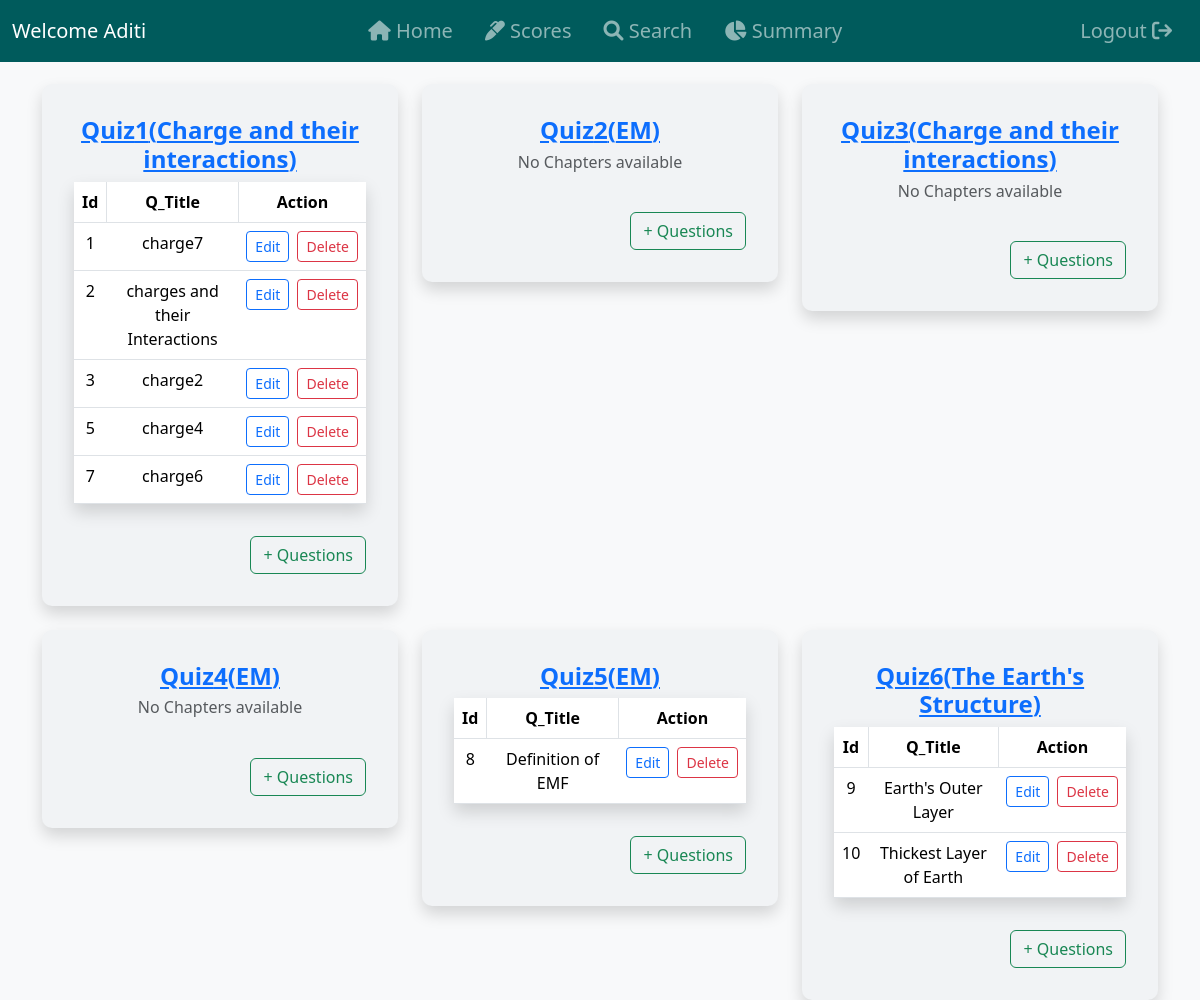
The app's page /admin/quiz_management (signed in), older data.
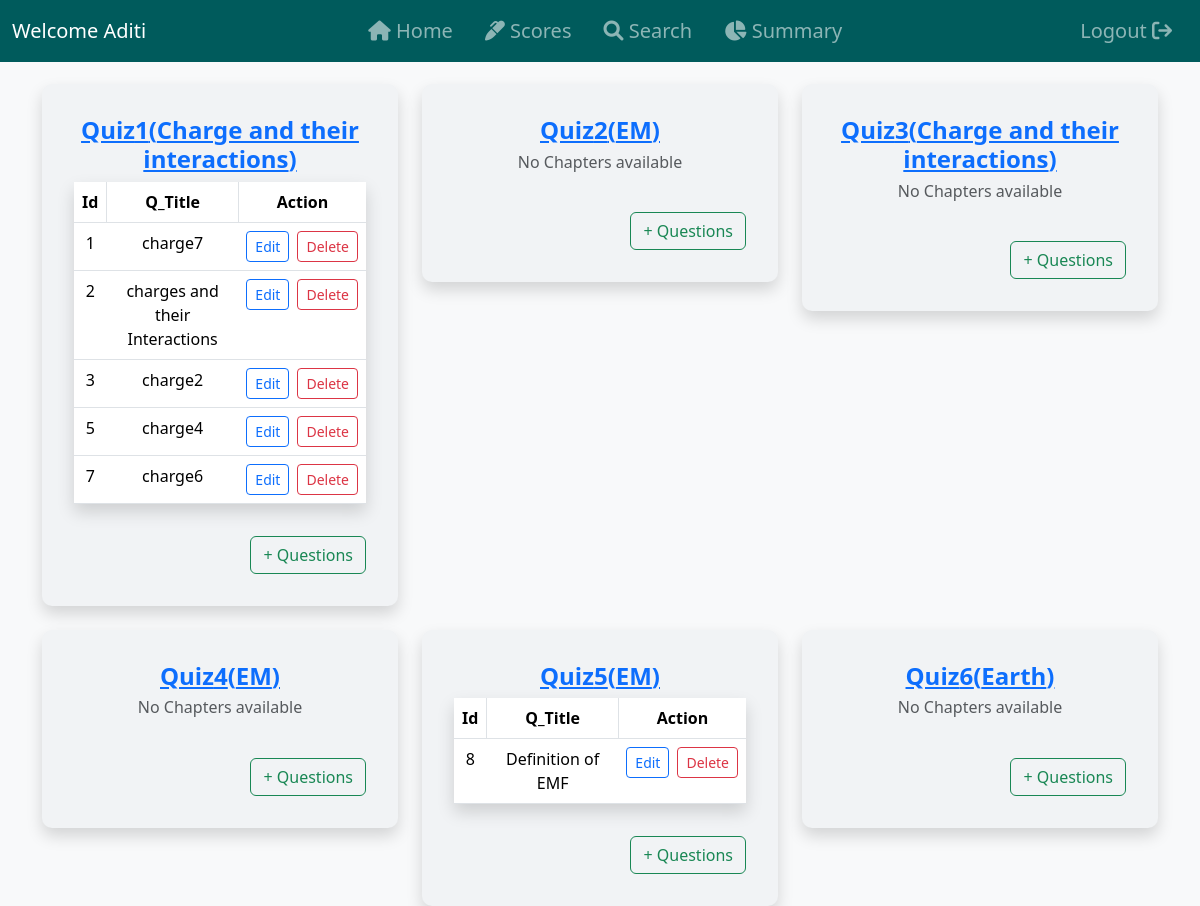
The same page, newer data.
### controllers/models.py (models this page shows, shortened)
class Quiz(db.Model):
    id = db.Column(db.Integer, primary_key=True)
    chapter_id = db.Column(db.Integer, db.ForeignKey('chapter.id'), nullable=False)
    subject_id = db.Column(db.Integer, db.ForeignKey('subject.id'), nullable=False)
    date_of_quiz = db.Column(db.DateTime, default=func.now())
    time_duration = db.Column(db.String(10))  # HH:MM format
    remarks = db.Column(db.Text)
    questions = db.relationship('Question', backref='quiz', cascade='all, delete-orphan')
    scores = db.relationship('Score', backref='quiz', cascade='all, delete-orphan')
    subject = db.relationship('Subject', backref='quizzes')

class Chapter(db.Model):
    id = db.Column(db.Integer, primary_key=True)
    name = db.Column(db.String(200), nullable=False, unique=True)
    description = db.Column(db.Text, nullable=False)
    no_of_quizes = db.Column(db.Integer, nullable=False) # I don't know how to use this stuff.
    subject_id = db.Column(db.Integer, db.ForeignKey('subject.id'), nullable=False)
    quizzes = db.relationship('Quiz', backref='chapter', cascade='all, delete-orphan')

class Question(db.Model):
    id = db.Column(db.Integer, primary_key=True)
    quiz_id = db.Column(db.Integer, db.ForeignKey('quiz.id'), nullable=False)
    question_title = db.Column(db.String(30), nullable=False)
    question_statement = db.Column(db.Text, nullable=False)
    option1 = db.Column(db.String(255), nullable=False)
    option2 = db.Column(db.String(255), nullable=False)
    option3 = db.Column(db.String(255), nullable=False)
    option4 = db.Column(db.String(255), nullable=False)
    correct_option = db.Column(db.Integer, nullable=False)  # Stores option number (1-4)

### controllers/routes.py (the view)
@app.route('/admin/quiz_management')
@login_required
def quiz_management():
    quizes = Quiz.query.all()
    return render_template('quiz_management.html', quizes=quizes)

### controllers/models.py (called while the page is built)
@login_manager.user_loader
def load_user(user_id):
    try:
        user_type, id = user_id.split('-')
        id = int(id)
        if user_type == 'admin':
            return Admin.query.get(id)
        else:
            return User.query.get(id)
    except (ValueError, AttributeError):
        print(f"ERROR: Invalid user_id: {user_id}")
        return None

### controllers/templates/quiz_management.html (shortened to what this page needs)
{% extends 'base.html' %}
{% block content %}
<div class="container mt-4">
    <div class="row g-4 d-flex justify-content-center">
        {% if quizes %}
            {% for quiz in quizes %}
                <div class="col-md-4">
                    <div class="card p-3 shadow">
                        <div class="card-body">
                            <h4 class="fw-bold text-center"><a href="#">Quiz{{ quiz.id }}({{quiz.chapter.name}})</a></h4>
                            <table class="table table-hover shadow">
                                {% if quiz.questions %}
                                    <thead>
                                        <tr>
                                            <th scope="col" class="text-center border-end">Id</th>
                                            <th scope="col" class="text-center border-end">Q_Title</th>
                                            <th scope="col" class="text-center">Action</th>
                                        </tr>
                                    </thead>
                                    <tbody>
                                        {% for question in quiz.questions %}
                                            <tr>
                                                <td class="text-center">{{ question.id }}</td>
                                                <td class="text-center">{{ question.question_title }}</td>
                                                <td class="text-center">
                                                    <div class="d-flex justify-content-center gap-2">
                                                        <a href="{{url_for('edit_question', question_id=question.id)}}" class="btn btn-outline-primary btn-sm">Edit</a>
                                                        <form action="{{ url_for('delete_question', question_id=question.id) }}" method="POST" onsubmit="return confirm('Are you sure you want to delete this service?')">
                                                            <button type="submit" class="btn btn-outline-danger btn-sm">Delete</button>
                                                        </form>
                                                    </div>
                                                </td>
                                            </tr>
                                        {% endfor %}
                                    </tbody>
                                {% else %}
                                    <h6 class="text-center text-muted">No Chapters available</h6>
                                {% endif %}
                            </table>
                            <div class="row mt-3">
                                <div class="col text-end mt-3">
                                    <a href="{{url_for('add_question', quiz_id=quiz.id)}}" class="btn btn-outline-success">+ Questions</a>
                                </div>
                            </div>
                        </div>
                    </div>
                </div>
            {% endfor %}
        {% else %}
            <div class="container"><h3 style="color: #808080;">No Quizes! Consider creating one.</h3></div>
        {% endif %}
    </div>
</div>
{% endblock %}

Row changes from the older to the newer data that the page shows:
removed Question: id "9", question_title "Earth's Outer Layer", shown under Quiz id 6
removed Question: id "10", question_title "Thickest Layer of Earth", shown under Quiz id 6
changed Quiz id 6: chapter.name "The Earth's Structure" → "Earth"; text "Id Q_Title Action" → "No Chapters available"
